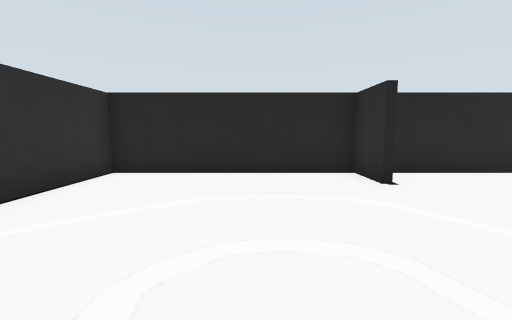
View 1 (above)

12 first-person views from a walk through a world built for the Gazebo simulator. The camera is 0.1 m above the floor, tilts 6° down and sees 90° across. The floor is counted in squares, 0.1 m on a side. Each view is taken from the middle of a square. On the plan, view 1 faces up. The plan holds only what a view shows up to about 11 squares ahead; the rest is blank.

View 2
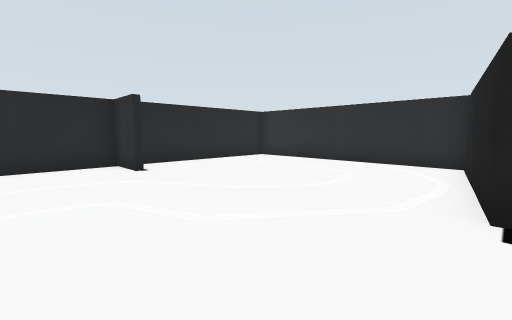

View 3
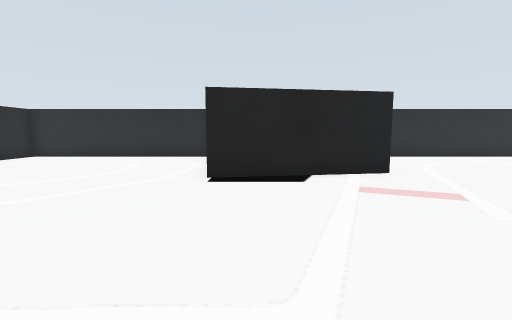

View 4
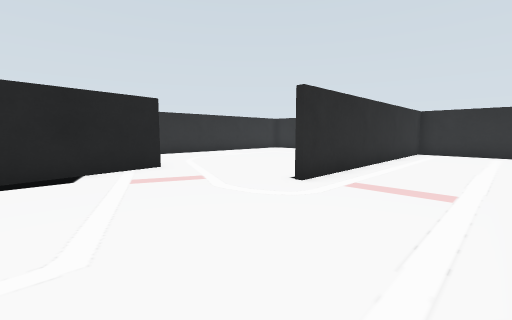

View 5
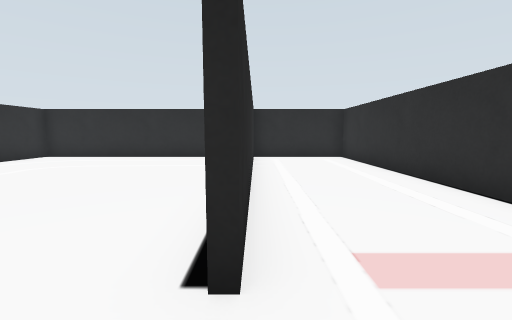

View 6
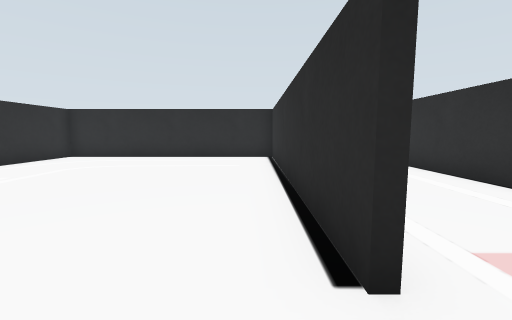

View 7
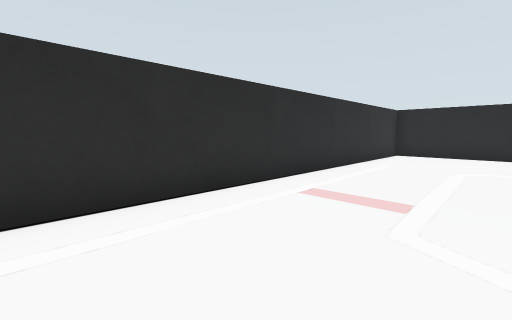

View 8
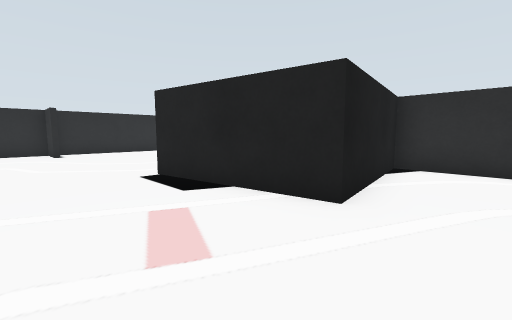

View 9
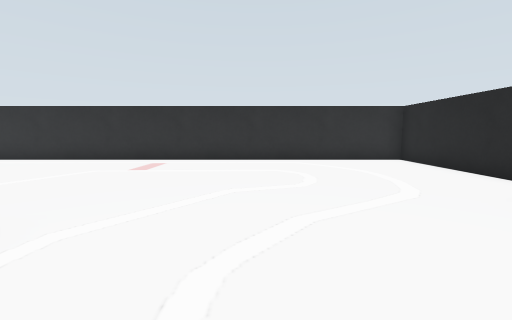

View 10
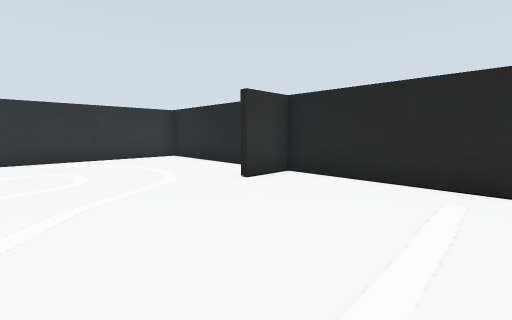

View 11
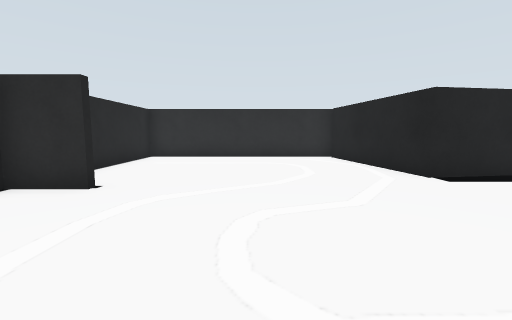

View 12
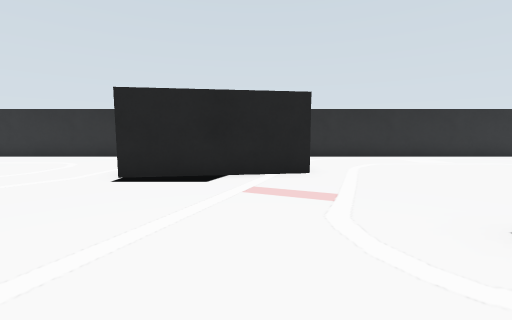

### Floor plan
Key: @ floor where view 1 was taken; # wall or solid block; . floor; B black box.
Columns run from 4 left of view 1 to 9 right of it. Each row starts with its distance up from view 1.
  7 ##############
  6 #......#.....#
  5 #......#.....#
  4 #............#
  3 #............#
  2 #............#
  1 #............#
  0 #...@........#
 -1 #...........B#
 -2 #.......BBBB
 -3 #.......B
 -4 #.......B
 -5 #.......B
 -6 #........BBBB#
 -7 #............#
 -8 #...#........#
 -9 #...#........#
-10 #...#........#
-11 #...#........#
-12 #...#........#
-13 #...#........#
-14 #...#........#
-15 #...#........#
-16 #...#........#
-17 ##############

Positions as (right, up) in squares from view 1, and headings:
1: (0, 0), facing up
2: (0, -2), facing up-right
3: (-2, -3), facing right
4: (-3, -3), facing down-right
5: (0, -6), facing down
6: (1, -6), facing down
7: (0, -6), facing up-left
8: (1, -8), facing up-right
9: (6, 1), facing left
10: (7, 1), facing up-left
11: (-2, 2), facing right
12: (-2, -5), facing right
